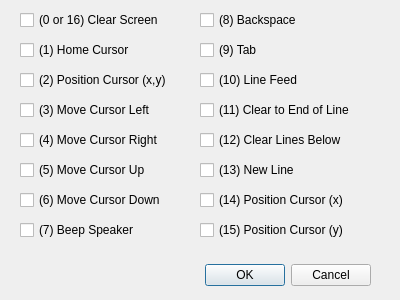
<?xml version="1.0" encoding="UTF-8"?>
<ui version="4.0">
 <class>TermPrefs</class>
 <widget class="QDialog" name="TermPrefs">
  <property name="geometry">
   <rect>
    <x>0</x>
    <y>0</y>
    <width>400</width>
    <height>300</height>
   </rect>
  </property>
  <property name="windowTitle">
   <string>Dialog</string>
  </property>
  <widget class="QDialogButtonBox" name="buttonBox">
   <property name="geometry">
    <rect>
     <x>30</x>
     <y>260</y>
     <width>341</width>
     <height>31</height>
    </rect>
   </property>
   <property name="orientation">
    <enum>Qt::Horizontal</enum>
   </property>
   <property name="standardButtons">
    <set>QDialogButtonBox::Cancel|QDialogButtonBox::Ok</set>
   </property>
  </widget>
  <widget class="QCheckBox" name="cbClearScreen">
   <property name="geometry">
    <rect>
     <x>20</x>
     <y>10</y>
     <width>156</width>
     <height>20</height>
    </rect>
   </property>
   <property name="text">
    <string>(0 or 16) Clear Screen</string>
   </property>
  </widget>
  <widget class="QCheckBox" name="cbHomeCursor">
   <property name="geometry">
    <rect>
     <x>20</x>
     <y>40</y>
     <width>123</width>
     <height>20</height>
    </rect>
   </property>
   <property name="text">
    <string>(1) Home Cursor</string>
   </property>
  </widget>
  <widget class="QCheckBox" name="cbPositionCursorXY">
   <property name="geometry">
    <rect>
     <x>20</x>
     <y>70</y>
     <width>164</width>
     <height>20</height>
    </rect>
   </property>
   <property name="text">
    <string>(2) Position Cursor (x,y)</string>
   </property>
  </widget>
  <widget class="QCheckBox" name="cbMoveLeft">
   <property name="geometry">
    <rect>
     <x>20</x>
     <y>100</y>
     <width>145</width>
     <height>20</height>
    </rect>
   </property>
   <property name="text">
    <string>(3) Move Cursor Left</string>
   </property>
  </widget>
  <widget class="QCheckBox" name="cbMoceRight">
   <property name="geometry">
    <rect>
     <x>20</x>
     <y>130</y>
     <width>153</width>
     <height>20</height>
    </rect>
   </property>
   <property name="text">
    <string>(4) Move Cursor Right</string>
   </property>
  </widget>
  <widget class="QCheckBox" name="cbMoveUp">
   <property name="geometry">
    <rect>
     <x>20</x>
     <y>160</y>
     <width>139</width>
     <height>20</height>
    </rect>
   </property>
   <property name="text">
    <string>(5) Move Cursor Up</string>
   </property>
  </widget>
  <widget class="QCheckBox" name="cbMoveDown">
   <property name="geometry">
    <rect>
     <x>20</x>
     <y>190</y>
     <width>156</width>
     <height>20</height>
    </rect>
   </property>
   <property name="text">
    <string>(6) Move Cursor Down</string>
   </property>
  </widget>
  <widget class="QCheckBox" name="cbBeepSpeaker">
   <property name="geometry">
    <rect>
     <x>20</x>
     <y>220</y>
     <width>127</width>
     <height>20</height>
    </rect>
   </property>
   <property name="text">
    <string>(7) Beep Speaker</string>
   </property>
  </widget>
  <widget class="QCheckBox" name="cbBackSpace">
   <property name="geometry">
    <rect>
     <x>200</x>
     <y>10</y>
     <width>107</width>
     <height>20</height>
    </rect>
   </property>
   <property name="text">
    <string>(8) Backspace</string>
   </property>
  </widget>
  <widget class="QCheckBox" name="cbTab">
   <property name="geometry">
    <rect>
     <x>200</x>
     <y>40</y>
     <width>68</width>
     <height>20</height>
    </rect>
   </property>
   <property name="text">
    <string>(9) Tab</string>
   </property>
  </widget>
  <widget class="QCheckBox" name="cbLineFeed">
   <property name="geometry">
    <rect>
     <x>200</x>
     <y>70</y>
     <width>110</width>
     <height>20</height>
    </rect>
   </property>
   <property name="text">
    <string>(10) Line Feed</string>
   </property>
  </widget>
  <widget class="QCheckBox" name="cbClearToEOL">
   <property name="geometry">
    <rect>
     <x>200</x>
     <y>100</y>
     <width>167</width>
     <height>20</height>
    </rect>
   </property>
   <property name="text">
    <string>(11) Clear to End of Line</string>
   </property>
  </widget>
  <widget class="QCheckBox" name="cbClearLinesBelow">
   <property name="geometry">
    <rect>
     <x>200</x>
     <y>130</y>
     <width>156</width>
     <height>20</height>
    </rect>
   </property>
   <property name="text">
    <string>(12) Clear Lines Below</string>
   </property>
  </widget>
  <widget class="QCheckBox" name="cbNewLine">
   <property name="geometry">
    <rect>
     <x>200</x>
     <y>160</y>
     <width>107</width>
     <height>20</height>
    </rect>
   </property>
   <property name="text">
    <string>(13) New Line</string>
   </property>
  </widget>
  <widget class="QCheckBox" name="cbPositionCursorX">
   <property name="geometry">
    <rect>
     <x>200</x>
     <y>190</y>
     <width>161</width>
     <height>20</height>
    </rect>
   </property>
   <property name="text">
    <string>(14) Position Cursor (x)</string>
   </property>
  </widget>
  <widget class="QCheckBox" name="cbPositionCursorY">
   <property name="geometry">
    <rect>
     <x>200</x>
     <y>220</y>
     <width>161</width>
     <height>20</height>
    </rect>
   </property>
   <property name="text">
    <string>(15) Position Cursor (y)</string>
   </property>
  </widget>
 </widget>
 <resources/>
 <connections>
  <connection>
   <sender>buttonBox</sender>
   <signal>accepted()</signal>
   <receiver>TermPrefs</receiver>
   <slot>accept()</slot>
   <hints>
    <hint type="sourcelabel">
     <x>248</x>
     <y>254</y>
    </hint>
    <hint type="destinationlabel">
     <x>157</x>
     <y>274</y>
    </hint>
   </hints>
  </connection>
  <connection>
   <sender>buttonBox</sender>
   <signal>rejected()</signal>
   <receiver>TermPrefs</receiver>
   <slot>reject()</slot>
   <hints>
    <hint type="sourcelabel">
     <x>316</x>
     <y>260</y>
    </hint>
    <hint type="destinationlabel">
     <x>286</x>
     <y>274</y>
    </hint>
   </hints>
  </connection>
 </connections>
</ui>
